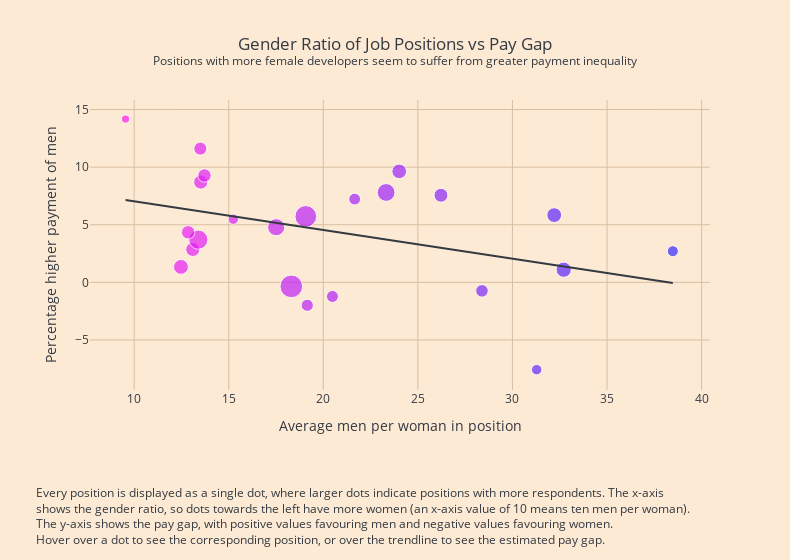

Notebook code cell kept with this figure:
### Code cell
fig = px.scatter(
    df.reset_index(names='Position'),
    x='Prop',
    y='Gap',
    hover_data={'Position':True, 'Prop':False, 'Gap':False},
    labels={
        'Prop':'Average number of men per woman in position',
        'Gap':'Percentage higher payment of men',
    },
    title='Gender Ratio of Job Positions vs Pay Gap<br><sup>Positions with more female developers seem to suffer from greater payment inequality</sup>',
    trendline='ols',
    trendline_color_override='#343a42',
    color='Prop',
    color_continuous_scale=pc.make_colorscale(['#ff1df1', '#352bff']),
    width=790,
    size=df.MaleCount.apply(np.sqrt),
    size_max=16
)

fig.update_layout(
    coloraxis_showscale=False,
    margin={'b': 170, 't': 100, 'l': 90},
)

for trace in fig.data:
    if 'trendline' in trace.hovertemplate:
        trace.hovertemplate = 'At %{x:d} men per woman, the estimated pay gap would be %{y:.1f}%<extra></extra>'
    else:        
        trace.hovertemplate = 'Position: %{customdata[0]}<extra></extra>'

# Caption with explanation.
fig.add_annotation(x=-0.09, y=-0.55,
                   xref='paper', yref='paper',
                   showarrow=False,
                   xanchor='left',
                   yanchor='bottom',
                   align='left',
                   text='Every position is displayed as a single dot, where larger dots indicate positions with more respondents. The x-axis<br>' +
                        'shows the gender ratio, so dots towards the left (pink) have more women (a value of 10 means ten men per woman).<br>' +
                        'The y-axis shows the pay gap, with positive values favouring men and negative values favouring women.<br>' +
                        'Hover over a dot to see the corresponding position, or over the trendline to see the estimated pay gap.')


fig.show()

### Figure 1 — Plotly figure (JSON) as saved in the notebook; plotly's stock layout.template omitted (floating-point values rounded to 4 significant figures)
{"data": [{"customdata": [["Data scientist or machine learning specialist"], ["Engineer, data"], ["Developer, front-end"], ["Student"], ["Developer, full-stack"], ["Developer, back-end"], ["Developer, mobile"], ["Developer, embedded applications or devices"], ["Engineer, site reliability"], ["Developer, desktop or enterprise applications"], ["Educator or academic"], ["DevOps specialist"], ["Database administrator"], ["Developer, QA or test"], ["Designer"], ["System administrator"], ["Engineering manager"], ["Data or business analyst"], ["Senior Executive (C-Suite, VP, etc.)"], ["Product manager"], ["Developer, game or graphics"], ["Marketing or sales professional"], ["Scientist"]], "hovertemplate": "Position: %{customdata[0]}<extra></extra>", "legendgroup": "", "marker": {"color": [13.1, 19.15, 13.39, 12.47, 18.31, 19.07, 17.51, 26.22, 31.28, 23.32, 12.86, 32.71, 24.01, 13.5, 13.52, 32.21, 28.39, 13.72, 38.48, 20.48, 21.66, 9.545, 15.24], "coloraxis": "coloraxis", "size": [167.2, 123.9, 308.9, 184.9, 427.5, 393.3, 244.6, 160.3, 91.22, 265.1, 151.4, 192.3, 179.3, 141.6, 166.8, 183.5, 131.5, 150.5, 101.7, 119.7, 116.6, 55.52, 90.22], "sizemode": "area", "sizeref": 1.67, "symbol": "circle"}, "mode": "markers", "name": "", "orientation": "v", "showlegend": false, "type": "scatter", "x": [13.1, 19.15, 13.39, 12.47, 18.31, 19.07, 17.51, 26.22, 31.28, 23.32, 12.86, 32.71, 24.01, 13.5, 13.52, 32.21, 28.39, 13.72, 38.48, 20.48, 21.66, 9.545, 15.24], "xaxis": "x", "y": [2.858, -1.989, 3.708, 1.342, -0.3499, 5.722, 4.789, 7.562, -7.58, 7.804, 4.341, 1.098, 9.634, 11.61, 8.706, 5.839, -0.7395, 9.275, 2.704, -1.225, 7.227, 14.18, 5.484], "yaxis": "y"}, {"hovertemplate": "At %{x:d} men per woman, the estimated pay gap would be %{y:.1f}%<extra></extra>", "legendgroup": "", "line": {"color": "#343a42"}, "marker": {"symbol": "circle"}, "mode": "lines", "name": "", "showlegend": false, "type": "scatter", "x": [9.545, 12.47, 12.86, 13.1, 13.39, 13.5, 13.52, 13.72, 15.24, 17.51, 18.31, 19.07, 19.15, 20.48, 21.66, 23.32, 24.01, 26.22, 28.39, 31.28, 32.21, 32.71, 38.48], "xaxis": "x", "y": [7.146, 6.418, 6.322, 6.262, 6.19, 6.163, 6.157, 6.108, 5.729, 5.165, 4.965, 4.775, 4.755, 4.424, 4.132, 3.718, 3.546, 2.996, 2.457, 1.737, 1.506, 1.381, -0.05442], "yaxis": "y"}], "layout": {"annotations": [{"align": "left", "showarrow": false, "text": "Every position is displayed as a single dot, where larger dots indicate positions with more respondents. The x-axis<br>shows the gender ratio, so dots towards the left have more women (an x-axis value of 10 means ten men per woman).<br>The y-axis shows the pay gap, with positive values favouring men and negative values favouring women.<br>Hover over a dot to see the corresponding position, or over the trendline to see the estimated pay gap.", "x": -0.09, "xanchor": "left", "xref": "paper", "y": -0.55, "yanchor": "bottom", "yref": "paper"}], "coloraxis": {"colorbar": {"title": {"text": "Average men per woman in position"}}, "colorscale": [[0, "#ff1df1"], [1, "#352bff"]], "showscale": false}, "legend": {"itemsizing": "constant", "tracegroupgap": 0}, "margin": {"b": 170, "l": 90, "t": 100}, "title": {"text": "Gender Ratio of Job Positions vs Pay Gap<br><sup>Positions with more female developers seem to suffer from greater payment inequality</sup>"}, "width": 790, "xaxis": {"anchor": "y", "domain": [0, 1], "title": {"text": "Average men per woman in position"}}, "yaxis": {"anchor": "x", "domain": [0, 1], "title": {"text": "Percentage higher payment of men"}}}}
